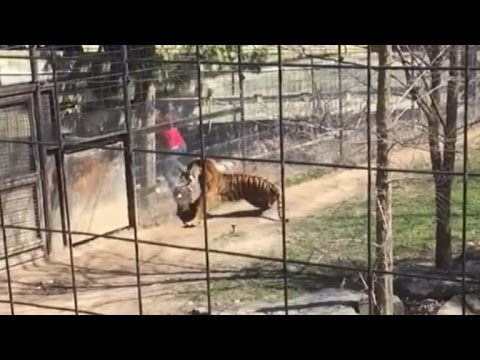
#> input picture trial.jpg, 480 x 360 px, given in place of HPF.jpg, which was not available
$ python -i phase2.py   (imports and definitions only)
#> lines starting #> are read from the running program, lines starting #| are printed output that depends on the picture; after the words box and inside, x2 and y2 are one past the last pixel; in counts of white or black regions, pixels touching at a corner belong together; pictures that were not available may be replaced by others from this repository, and a replacement may not be noted
import cv2
import pywt # PyWavelet library
import numpy as np
import matplotlib.pyplot as plt
from PIL import Image
from skimage.transform import resize
import os
from skimage.filters import laplace

def processmask(original):

#> called with original = 'trial.jpg'
  dir = os.path.dirname(__file__)
  foldername = os.path.join(dir, 'Images')
  os.chdir(foldername)

  x=np.asarray(Image.open('HPF.jpg').convert("L"))
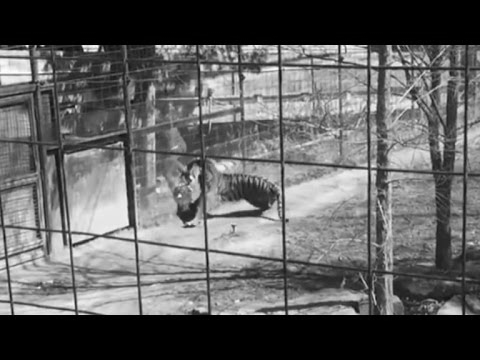
#> x: shape (360, 480); min 0, max 254, mean 97.3
  # [11 lines of commented-out code are left out]

  print(x.shape)
#| (360, 480)
  wp = pywt.WaveletPacket2D(data=x, wavelet='db1', mode='sym')
  # plt.title("Mask from Phase 1")
  # plt.imshow(wp.data,plt.cm.gray) # plot original image
  # plt.show()

  limith = 10
  limitv = 10
  limitd = -20
  limitf = 15

  zh=wp['h'].data
  zh[zh<limith]=0.0
  zv=wp['v'].data
  zv[zv<limitv]=0.0
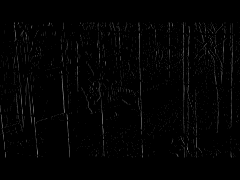
#> zv: shape (180, 240) float64; min 0, max 120, mean 3
  zd=wp['d'].data
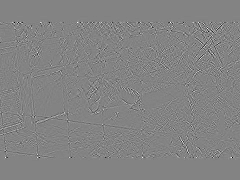
#> zd: shape (180, 240) float64; min -41.5, max 39, mean 0; drawn with min black and max white
  zd[zd<limitd]=0.0
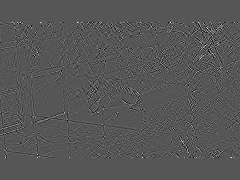
#> zd: shape (180, 240) float64; 0.15% of pixels changed, all inside (x1, y1, x2, y2) = (5, 22, 233, 158); drawn with min black and max white

  plt.subplot(131),plt.imshow(zh,plt.cm.gray) # plot horizontal decomposition
  plt.title("Horizontal Component"), plt.xticks([]), plt.yticks([])
  plt.subplot(132),plt.imshow(zv,plt.cm.gray) # plot vertical decomposition
  plt.title("Vertical Component"), plt.xticks([]), plt.yticks([])
  plt.subplot(133),plt.imshow(zd,plt.cm.gray) # plot diagonal decomposition
  plt.title("Diagonal Component"), plt.xticks([]), plt.yticks([])
  plt.show()

  plt.gray()

  zf = zh + zv + zd
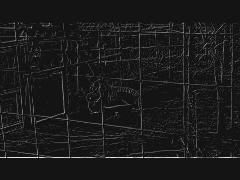
#> zf: shape (180, 240) float64; min -20, max 234.5, mean 7.2; drawn with min black and max white
  zf[zf<limitf] = 0.0
  zf[zf>limitf] = 20
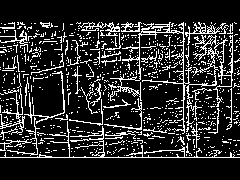
#> zf: shape (180, 240) float64; min 0, max 20, mean 3.36; drawn with min black and max white
  # print(zf.shape)

  plt.title("Decompositions ORed")
  plt.imshow(zf) # plot final OR of decomposition of image
  plt.show()
  plt.imsave('basic mask.jpg',zf)

  origimg = np.asarray(Image.open(original))
#> origimg is the input picture: shape (360, 480, 3); mean R, G, B 105.3, 95.8, 84.3
  res = cv2.resize (origimg, dsize= (zf.shape[1], zf.shape[0]) , interpolation=cv2.INTER_AREA)
  plt.imsave('applyon.jpg',res)

  thickness = 2
  res = np.array(cv2.morphologyEx(zf, cv2.MORPH_CLOSE, cv2.getStructuringElement(cv2.MORPH_RECT, (thickness, thickness))))
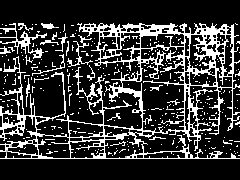
#> res: shape (180, 240) float64; min 0, max 20, mean 4.23; drawn with min black and max white
  # print(res.size)
  plt.title("Closed fence mask")
  plt.imshow(res)
  plt.show()

  plt.imsave("finalmask.jpg", res)

>>> result = processmask('trial.jpg')
